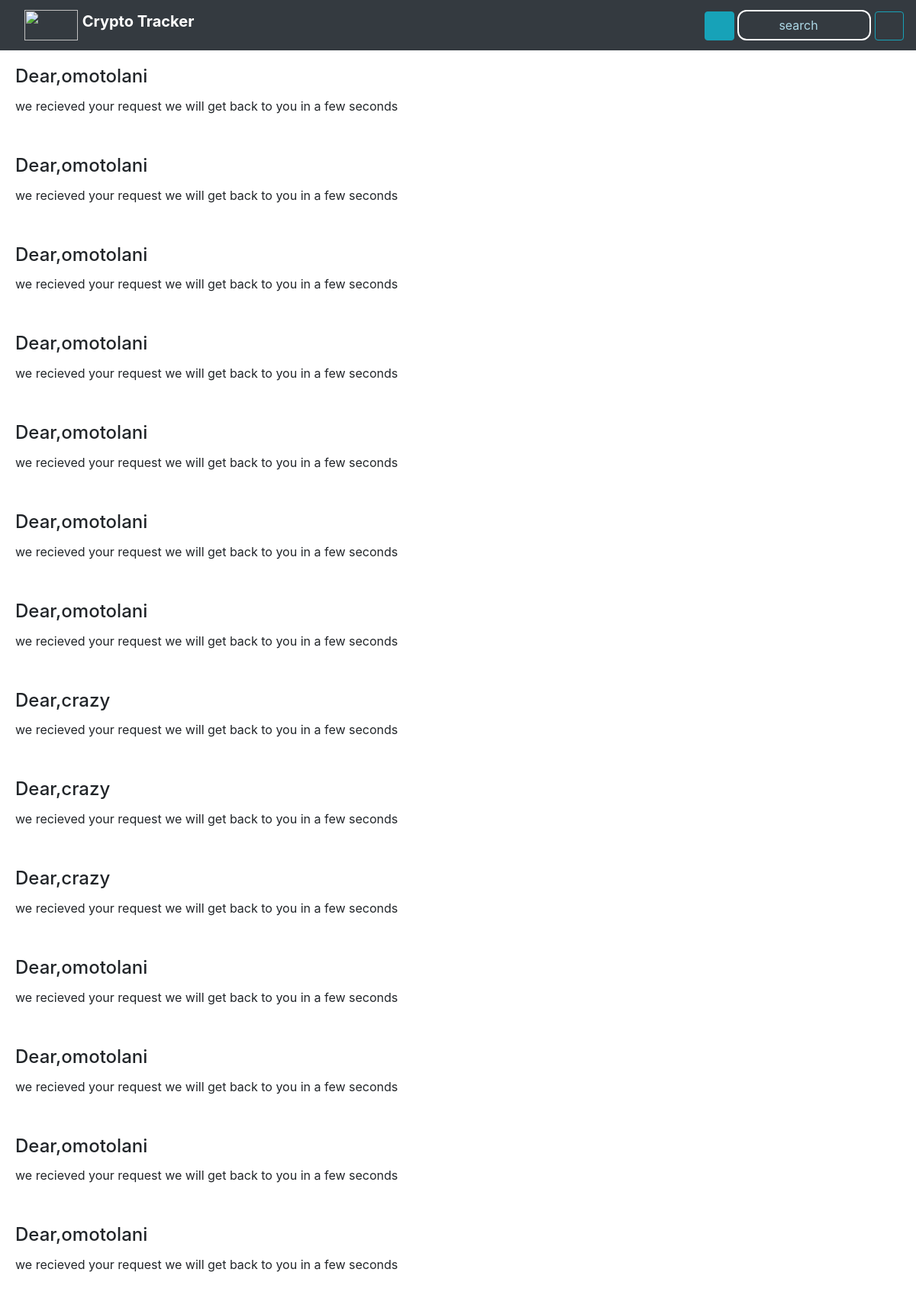
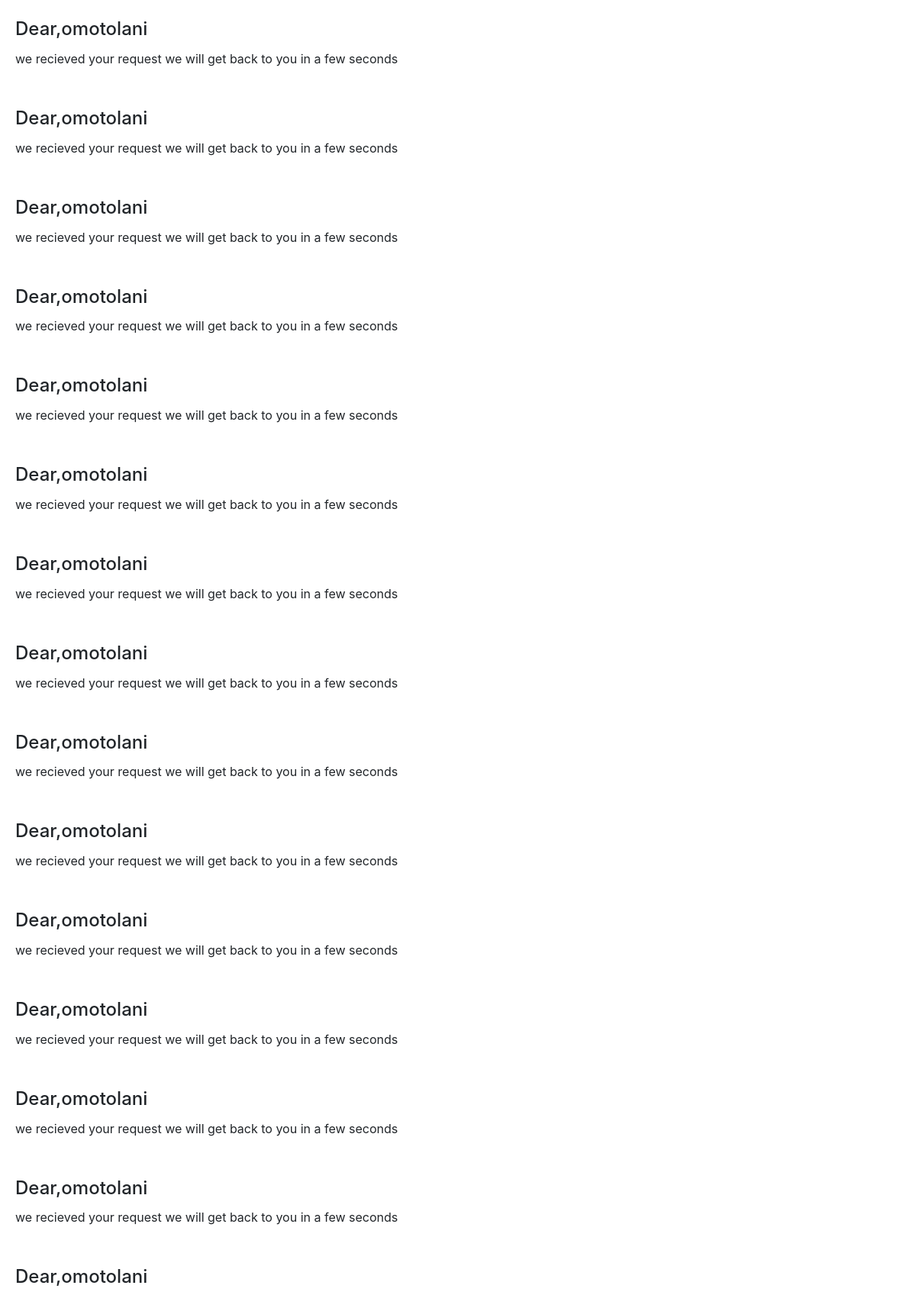
Page /userapp/usermailview (upper part) on the committed database (2 pictures, top to bottom).
### userapp/models.py (models this page shows, shortened)
class Sendmailmsg(models.Model):
    names=models.CharField("Enter crypto eg bitcoin", max_length=100)
    email=models.EmailField("Enter your email",max_length=100)

### userapp/views.py (the view)
# urls.py: path("usermailview",UsermailView,name='usermailview'),
def UsermailView(request):
    allfeedbacks=Sendmailmsg.objects.all()
    data={"allusers":allfeedbacks}
    return render(request,"mailview.html",data)

### template/mailview.html (shortened to what this page needs)
{%extends 'crypto.html'%}
{%load static%}
{%block pagecontent%}
{%for x in allusers %}
    <div class="card-body breadcrumbs">
      <h4 class="card-title">Dear,{{x.names}}</h4>
      <p class="card-title">we recieved your request we will get back to you in a few seconds</p>
    </div>
{%endfor%}
{%endblock%}

### template/crypto.html (shortened to what this page needs)
{%load static%}
<!DOCTYPE html>
<html lang="en">
<head>
    <link rel="stylesheet" href="{% static 'font awesome/css/all.min.css' %}">
    <link rel="stylesheet" href="{% static 'my_css/crypto.css' %}">
    <link rel="stylesheet" href="{% static 'bootstrap/css/bootstrap.css' %}">
</head>
<body>
    <div class="row">
        <div class="container-fluid ">
            <nav class="navbar navbar-dark bg-dark">
                <a class="navbar-brand ml-3" href="#">
                    <img src="{% static 'images/btc bg.jpg' %}" width="70" height="40" class="d-inline-block align-top" alt="">
                    <b>Crypto Tracker</b>
                </a>
                <div class="btin"><button class="btn btn-info"> <i class="fas fa-search"></i></button>
                    <input type="search" name="" id="srch" placeholder="search">
                    <button type="button" class="btn cbtn btn-outline-info modebtn"><i id="icon" class="fas fa-moon moon"> </i></button>
                </div>
            </nav>
        </div>
    </div>
    {%block pagecontent%}{%endblock pagecontent%}
        </body>
  </html>

### static/my_css/crypto.css (style rules this page uses)
* { padding: 0; margin: 0; box-sizing: border-box; }
.btin { float: right; }
#srch { width: 175px; height: 40px; background: transparent; border: 2px solid white; border-radius: 12px; color: rgb(116, 16, 16); }
#srch::placeholder { text-align: center; color: lightblue; }

### rows in the picture
Sendmailmsg: names "omotolani"
Sendmailmsg: names "omotolani"
Sendmailmsg: names "omotolani"
Sendmailmsg: names "omotolani"
Sendmailmsg: names "omotolani"
Sendmailmsg: names "omotolani"
Sendmailmsg: names "omotolani"
Sendmailmsg: names "crazy"
Sendmailmsg: names "crazy"
Sendmailmsg: names "crazy"
Sendmailmsg: names "omotolani"
Sendmailmsg: names "omotolani"
Sendmailmsg: names "omotolani"
Sendmailmsg: names "omotolani"
Sendmailmsg: names "omotolani"
Sendmailmsg: names "omotolani"
Sendmailmsg: names "omotolani"
Sendmailmsg: names "omotolani"
Sendmailmsg: names "omotolani"
Sendmailmsg: names "omotolani"
Sendmailmsg: names "omotolani"
Sendmailmsg: names "omotolani"
Sendmailmsg: names "omotolani"
Sendmailmsg: names "omotolani"
Sendmailmsg: names "omotolani"
Sendmailmsg: names "omotolani"
Sendmailmsg: names "omotolani"
Sendmailmsg: names "omotolani"
Sendmailmsg: names "omotolani"
